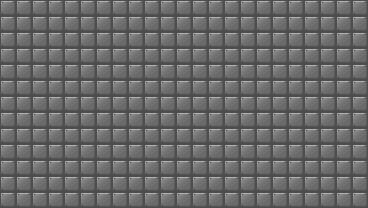

Below is a game level as drawn by its tile map, then a one-line description and the .tmx file that defines it, in full:
An orthogonal 23x13 tile map with 16x16 px tiles, 6 tile layers (Wall, Spike, Gravity, Block, ...), 4 tilesets.

<map version="1.2" tiledversion="1.2.3" orientation="orthogonal" renderorder="right-down" width="23" height="13" tilewidth="16" tileheight="16" infinite="0" nextlayerid="12" nextobjectid="1">
 <properties>
  <property name="SpawnX" type="int" value="47" />
  <property name="SpawnY" type="int" value="9" />
  <property name="WinX" type="int" value="10" />
  <property name="WinY" type="int" value="25" />
 </properties>
 <tileset firstgid="1" name="BASIC_II" tilewidth="16" tileheight="16" tilecount="12" columns="6">
  <image source="BASIC_II.png" width="96" height="32" />
 </tileset>
 <tileset firstgid="13" name="BASIC_BG_II" tilewidth="16" tileheight="16" tilecount="12" columns="6">
  <image source="BASIC_BG_II.png" width="96" height="32" />
 </tileset>
 <tileset firstgid="25" name="gravs" tilewidth="16" tileheight="16" tilecount="5" columns="5">
  <image source="gravs.png" width="80" height="16" />
 </tileset>
 <tileset firstgid="30" name="Spike" tilewidth="16" tileheight="16" tilecount="1" columns="1">
  <image source="Spike.png" width="16" height="16" />
 </tileset>
 <layer id="6" name="Wall" width="23" height="13">
  <data encoding="csv">
2,2,2,2,2,2,2,2,2,2,2,2,2,2,2,2,2,2,2,2,2,2,2,
2,2,2,2,2,2,2,2,2,2,2,2,2,2,2,2,2,2,2,2,2,2,2,
2,2,2,2,2,2,2,2,2,2,2,2,2,2,2,2,2,2,2,2,2,2,2,
2,2,2,2,2,2,2,2,2,2,2,2,2,2,2,2,2,2,2,2,2,2,2,
2,2,2,2,2,2,2,2,2,2,2,2,2,2,2,2,2,2,2,2,2,2,2,
2,2,2,2,2,2,2,2,2,2,2,2,2,2,2,2,2,2,2,2,2,2,2,
2,2,2,2,2,2,2,2,2,2,2,2,2,2,2,2,2,2,2,2,2,2,2,
2,2,2,2,2,2,2,2,2,2,2,2,2,2,2,2,2,2,2,2,2,2,2,
2,2,2,2,2,2,2,2,2,2,2,2,2,2,2,2,2,2,2,2,2,2,2,
2,2,2,2,2,2,2,2,2,2,2,2,2,2,2,2,2,2,2,2,2,2,2,
2,2,2,2,2,2,2,2,2,2,2,2,2,2,2,2,2,2,2,2,2,2,2,
2,2,2,2,2,2,2,2,2,2,2,2,2,2,2,2,2,2,2,2,2,2,2,
2,2,2,2,2,2,2,2,2,2,2,2,2,2,2,2,2,2,2,2,2,2,2
</data>
 </layer>
 <layer id="11" name="Spike" width="23" height="13">
  <data encoding="csv">
0,0,0,0,0,0,0,0,0,0,0,0,0,0,0,0,0,0,0,0,0,0,0,
0,0,0,0,0,0,0,0,0,0,0,0,0,0,0,0,0,0,0,0,0,0,0,
0,0,0,0,0,0,0,0,0,0,0,0,0,0,0,0,0,0,0,0,0,0,0,
0,0,0,0,0,0,0,0,0,0,0,0,0,0,0,0,0,0,0,0,0,0,0,
0,0,0,0,0,0,0,0,0,0,0,0,0,0,0,0,0,0,0,0,0,0,0,
0,0,0,0,0,0,0,0,0,0,0,0,0,0,0,0,0,0,0,0,0,0,0,
0,0,0,0,0,0,0,0,0,0,0,0,0,0,0,0,0,0,0,0,0,0,0,
0,0,0,0,0,0,0,0,0,0,0,0,0,0,0,0,0,0,0,0,0,0,0,
0,0,0,0,0,0,0,0,0,0,0,0,0,0,0,0,0,0,0,0,0,0,0,
0,0,0,0,0,0,0,0,0,0,0,0,0,0,0,0,0,0,0,0,0,0,0,
0,0,0,0,0,0,0,0,0,0,0,0,0,0,0,0,0,0,0,0,0,0,0,
0,0,0,0,0,0,0,0,0,0,0,0,0,0,0,0,0,0,0,0,0,0,0,
0,0,0,0,0,0,0,0,0,0,0,0,0,0,0,0,0,0,0,0,0,0,0
</data>
 </layer>
 <layer id="10" name="Gravity" width="23" height="13">
  <data encoding="csv">
0,0,0,0,0,0,0,0,0,0,0,0,0,0,0,0,0,0,0,0,0,0,0,
0,0,0,0,0,0,0,0,0,0,0,0,0,0,0,0,0,0,0,0,0,0,0,
0,0,0,0,0,0,0,0,0,0,0,0,0,0,0,0,0,0,0,0,0,0,0,
0,0,0,0,0,0,0,0,0,0,0,0,0,0,0,0,0,0,0,0,0,0,0,
0,0,0,0,0,0,0,0,0,0,0,0,0,0,0,0,0,0,0,0,0,0,0,
0,0,0,0,0,0,0,0,0,0,0,0,0,0,0,0,0,0,0,0,0,0,0,
0,0,0,0,0,0,0,0,0,0,0,0,0,0,0,0,0,0,0,0,0,0,0,
0,0,0,0,0,0,0,0,0,0,0,0,0,0,0,0,0,0,0,0,0,0,0,
0,0,0,0,0,0,0,0,0,0,0,0,0,0,0,0,0,0,0,0,0,0,0,
0,0,0,0,0,0,0,0,0,0,0,0,0,0,0,0,0,0,0,0,0,0,0,
0,0,0,0,0,0,0,0,0,0,0,0,0,0,0,0,0,0,0,0,0,0,0,
0,0,0,0,0,0,0,0,0,0,0,0,0,0,0,0,0,0,0,0,0,0,0,
0,0,0,0,0,0,0,0,0,0,0,0,0,0,0,0,0,0,0,0,0,0,0
</data>
 </layer>
 <layer id="7" name="Block" width="23" height="13">
  <data encoding="csv">
0,0,0,0,0,0,0,0,0,0,0,0,0,0,0,0,0,0,0,0,0,0,0,
0,0,0,0,0,0,0,0,0,0,0,0,0,0,0,0,0,0,0,0,0,0,0,
0,0,0,0,0,0,0,0,0,0,0,0,0,0,0,0,0,0,0,0,0,0,0,
0,0,0,0,0,0,0,0,0,0,0,0,0,0,0,0,0,0,0,0,0,0,0,
0,0,0,0,0,0,0,0,0,0,0,0,0,0,0,0,0,0,0,0,0,0,0,
0,0,0,0,0,0,0,0,0,0,0,0,0,0,0,0,0,0,0,0,0,0,0,
0,0,0,0,0,0,0,0,0,0,0,0,0,0,0,0,0,0,0,0,0,0,0,
0,0,0,0,0,0,0,0,0,0,0,0,0,0,0,0,0,0,0,0,0,0,0,
0,0,0,0,0,0,0,0,0,0,0,0,0,0,0,0,0,0,0,0,0,0,0,
0,0,0,0,0,0,0,0,0,0,0,0,0,0,0,0,0,0,0,0,0,0,0,
0,0,0,0,0,0,0,0,0,0,0,0,0,0,0,0,0,0,0,0,0,0,0,
0,0,0,0,0,0,0,0,0,0,0,0,0,0,0,0,0,0,0,0,0,0,0,
0,0,0,0,0,0,0,0,0,0,0,0,0,0,0,0,0,0,0,0,0,0,0
</data>
 </layer>
 <layer id="9" name="Target" width="23" height="13">
  <data encoding="csv">
0,0,0,0,0,0,0,0,0,0,0,0,0,0,0,0,0,0,0,0,0,0,0,
0,0,0,0,0,0,0,0,0,0,0,0,0,0,0,0,0,0,0,0,0,0,0,
0,0,0,0,0,0,0,0,0,0,0,0,0,0,0,0,0,0,0,0,0,0,0,
0,0,0,0,0,0,0,0,0,0,0,0,0,0,0,0,0,0,0,0,0,0,0,
0,0,0,0,0,0,0,0,0,0,0,0,0,0,0,0,0,0,0,0,0,0,0,
0,0,0,0,0,0,0,0,0,0,0,0,0,0,0,0,0,0,0,0,0,0,0,
0,0,0,0,0,0,0,0,0,0,0,0,0,0,0,0,0,0,0,0,0,0,0,
0,0,0,0,0,0,0,0,0,0,0,0,0,0,0,0,0,0,0,0,0,0,0,
0,0,0,0,0,0,0,0,0,0,0,0,0,0,0,0,0,0,0,0,0,0,0,
0,0,0,0,0,0,0,0,0,0,0,0,0,0,0,0,0,0,0,0,0,0,0,
0,0,0,0,0,0,0,0,0,0,0,0,0,0,0,0,0,0,0,0,0,0,0,
0,0,0,0,0,0,0,0,0,0,0,0,0,0,0,0,0,0,0,0,0,0,0,
0,0,0,0,0,0,0,0,0,0,0,0,0,0,0,0,0,0,0,0,0,0,0
</data>
 </layer>
 <layer id="8" name="Misc" width="23" height="13">
  <data encoding="csv">
0,0,0,0,0,0,0,0,0,0,0,0,0,0,0,0,0,0,0,0,0,0,0,
0,0,0,0,0,0,0,0,0,0,0,0,0,0,0,0,0,0,0,0,0,0,0,
0,0,0,0,0,0,0,0,0,0,0,0,0,0,0,0,0,0,0,0,0,0,0,
0,0,0,0,0,0,0,0,0,0,0,0,0,0,0,0,0,0,0,0,0,0,0,
0,0,0,0,0,0,0,0,0,0,0,0,0,0,0,0,0,0,0,0,0,0,0,
0,0,0,0,0,0,0,0,0,0,0,0,0,0,0,0,0,0,0,0,0,0,0,
0,0,0,0,0,0,0,0,0,0,0,0,0,0,0,0,0,0,0,0,0,0,0,
0,0,0,0,0,0,0,0,0,0,0,0,0,0,0,0,0,0,0,0,0,0,0,
0,0,0,0,0,0,0,0,0,0,0,0,0,0,0,0,0,0,0,0,0,0,0,
0,0,0,0,0,0,0,0,0,0,0,0,0,0,0,0,0,0,0,0,0,0,0,
0,0,0,0,0,0,0,0,0,0,0,0,0,0,0,0,0,0,0,0,0,0,0,
0,0,0,0,0,0,0,0,0,0,0,0,0,0,0,0,0,0,0,0,0,0,0,
0,0,0,0,0,0,0,0,0,0,0,0,0,0,0,0,0,0,0,0,0,0,0
</data>
 </layer>
</map>